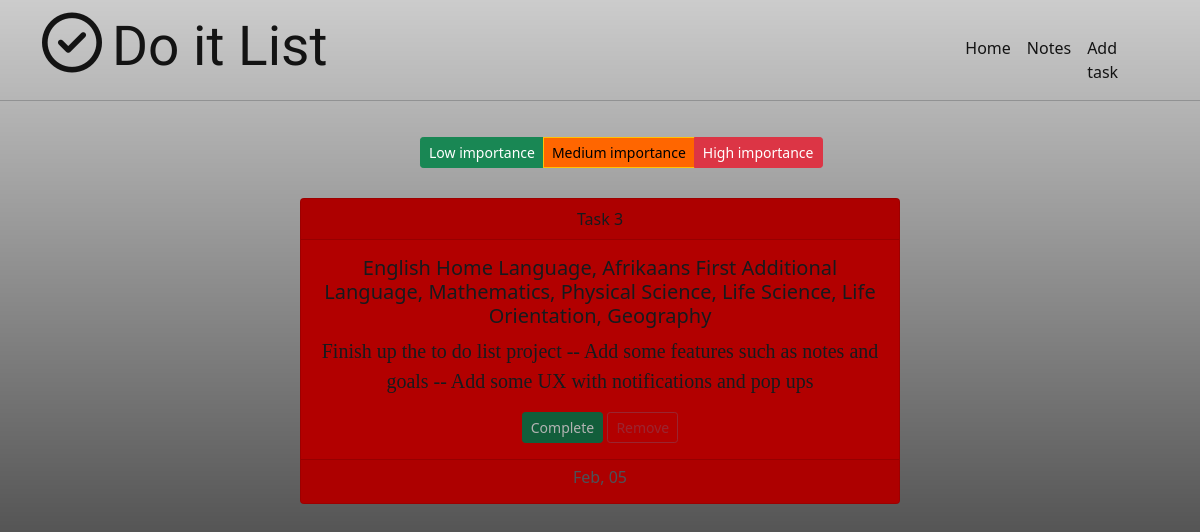
The app's page /?level=high with its own data.
### main.py (models this page shows)
class Tasks(db.Model):
    id = db.Column(db.Integer, primary_key=True)
    task_heading = db.Column(db.String)
    task_details = db.Column(db.String)
    task_date = db.Column(db.String)
    task_importance = db.Column(db.String)

### main.py (the view)
@app.route("/", methods=['GET', "POST"])
def home():
    all_tasks = Tasks.query.all()
    if request.args.get("task"):
        task = Tasks.query.filter_by(id=int(request.args.get("task")) + 1).all()
        db.session.delete(task)
        db.session.commit()
        return redirect(url_for('home'))
    if request.args.get("level"):
        if request.args.get("level") == "low":
            all_tasks = Tasks.query.filter_by(task_importance='Low').all()
            print(all_tasks)
            return render_template("index.html", all_tasks=all_tasks)
        elif request.args.get("level") == "medium":
            all_tasks = Tasks.query.filter_by(task_importance='Medium').all()
            return render_template("index.html", all_tasks=all_tasks)
        elif request.args.get("level") == "high":
            all_tasks = Tasks.query.filter_by(task_importance='High').all()
            return render_template("index.html", all_tasks=all_tasks)
    return render_template("index.html", all_tasks=all_tasks)

### templates/index.html (shortened to what this page needs)
<!DOCTYPE html>
<html lang="en">
<head>
    <link rel="stylesheet" href="static/stylesheet.css">
    <link href="https://cdn.jsdelivr.net/npm/bootstrap@5.1.3/dist/css/bootstrap.min.css" rel="stylesheet">
</head>
<body>
    <section>
        <nav class="navbar navbar-light navbar-expand-lg">
  <div class="container">
    <a class="navbar-brand" href="#">
      <i class="far fa-check-circle fa-3x"></i><h4 class="d-inline-block">Do it List</h4>
    </a>
    <div class="collapse navbar-collapse" id="navbarNavAltMarkup">
      <div class="navbar-nav">
        <a class="nav-link active" aria-current="page" href="{{(url_for('.home'))}}">Home</a>
        <a class="nav-link active" href="{{(url_for('notes_tab'))}}">Notes</a>
        <a class="nav-link active" href="{{(url_for('add_task'))}}">Add task</a>
      </div>
    </div>
  </div>
</nav>
        <hr style="
    margin-top: 0px;
">
    </section>
    <section>
        <div class="btn-group btn-group-sm" role="group" aria-label="Basic mixed styles example">
  <a type="button" class="btn btn-success" href="{{url_for('home', level='low')}}">Low importance</a>
  <a type="button" class="btn btn-warning" href="{{url_for('home', level='medium')}}">Medium importance</a>
  <a type="button" class="btn btn-danger" href="{{url_for('home', level='high')}}">High importance</a>
</div>
        {% for task in all_tasks %}
        <div class="to_do_list">
            {% if task.task_importance == "Low"%}
        <div class="card text-center" style="background-color: #C1D343; filter: brightness(0.80);">
            {% elif task.task_importance == "Medium"%}
        <div class="card text-center" style="background-color: #FF6600; filter: brightness(0.80);">
            {% elif task.task_importance == "High"%}
        <div class="card text-center" style="background-color: #FF0000; filter: brightness(0.70);">
            {% else %}
            <div class="card text-center">
            {% endif %}
            <div class="card-header">
    Task {{task.id}}
  </div>
      <div class="card-body">
    <h5 class="card-title">{{task.task_heading}}</h5>
    <p class="card-text">{{task.task_details}}</p>
    <a href="{{(url_for('home', complete=all_tasks.index(task)))}}" class="btn btn-success btn-sm">Complete</a>
      <a href="{{(url_for('remove', id=task.id))}}" type="button" class="btn btn-outline-danger btn-sm">Remove</a>
  </div>
  <div class="card-footer text-muted">
        <h6>{{task.task_date}}</h6>
  </div>
</div>
        </div>
    {% endfor %}
    </section>
    <section>
        <div id="notes">
            <h1 class="notes_heading"></h1>
        </div>
    </section>
</body>
</html>

### static/stylesheet.css (style rules this page uses)
h4 { font-family: 'Cookie', cursive; font-size: 55px !important; padding-left: 10px; }
.card-text { font-size: 20px; }
#navbarNavAltMarkup { padding-left: 55%; padding-top: 20px; }
a { font-size: 16px; }
.to_do_list { padding-top: 30px; padding-bottom: 20px; margin: auto; width: 50%; }
body { background-image: linear-gradient(rgba(0, 0, 0, 0.2), rgba(0, 0, 0, 0.7)),url("https://www.nicepng.com/png/detail/51-510804_colorful-backgrounds-png-colorful-background-design-png.png") }
.notes_heading { text-align: center; padding-top: 40px; font-size: 90px; font-family: 'Sedgwick Ave', cursive; color: Black; }
.btn-warning { background-color: #FF6600 !important; }
.btn-group { padding-left: 35%; padding-top: 20px; }
p { font-size: 3rem; font-weight: normal; font-family: "Reenie Beanie" }

### records on screen
Tasks: id "3", task_heading "English Home Language, Afrikaans First Additional Language, Mathematics, Physical Science, Life Science, Life Orientation, Geography", task_details "Finish up the to do list project -- Add some features such as notes and goals -- Add some UX with notifications and pop ups", task_date "Feb, 05"
